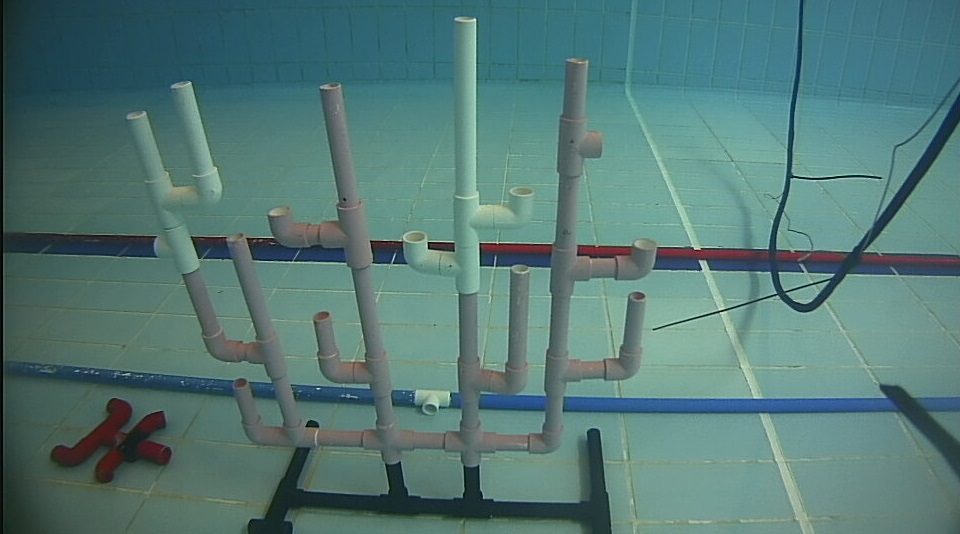
#> input picture scripts/template_matching/coral_under1.jpg, 960 x 534 px, found by its file name
$ python contrast.py
#> lines starting #> are read from the running program, lines starting #| are printed output that depends on the picture
import cv2

#-----Reading the image-----------------------------------------------------
img = cv2.imread('../res/coral_under1.jpg', 1)
#> img is the input picture: shape (534, 960, 3); mean B, G, R 117.8, 121, 84.5
if img is None:
    exit("ERROR: failed to read image")
cv2.imshow("img",img)

#-----Converting image to LAB Color model-----------------------------------
lab= cv2.cvtColor(img, cv2.COLOR_BGR2LAB)
#> lab: shape (534, 960, 3); mean of channels 0, 1, 2 122.2, 115.1, 125.7
cv2.imshow("lab",lab)

#-----Splitting the LAB image to different channels-------------------------
l, a, b = cv2.split(lab)
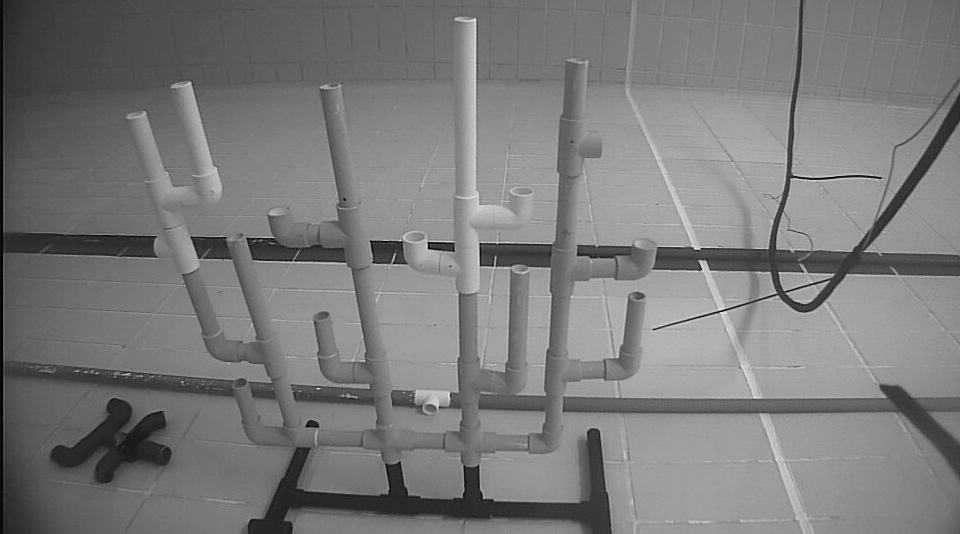
#> l: shape (534, 960); min 0, max 240, mean 122.2
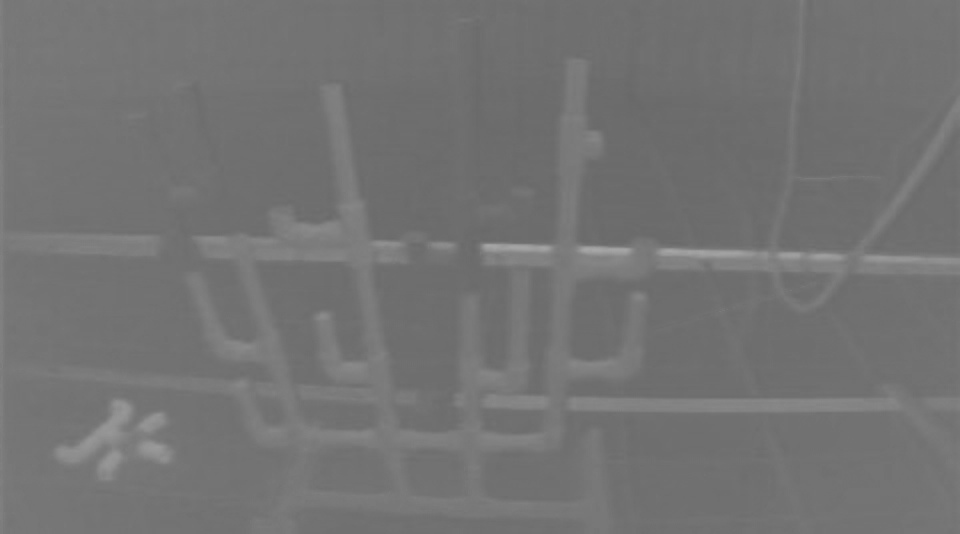
#> a: shape (534, 960); min 104, max 167, mean 115.1
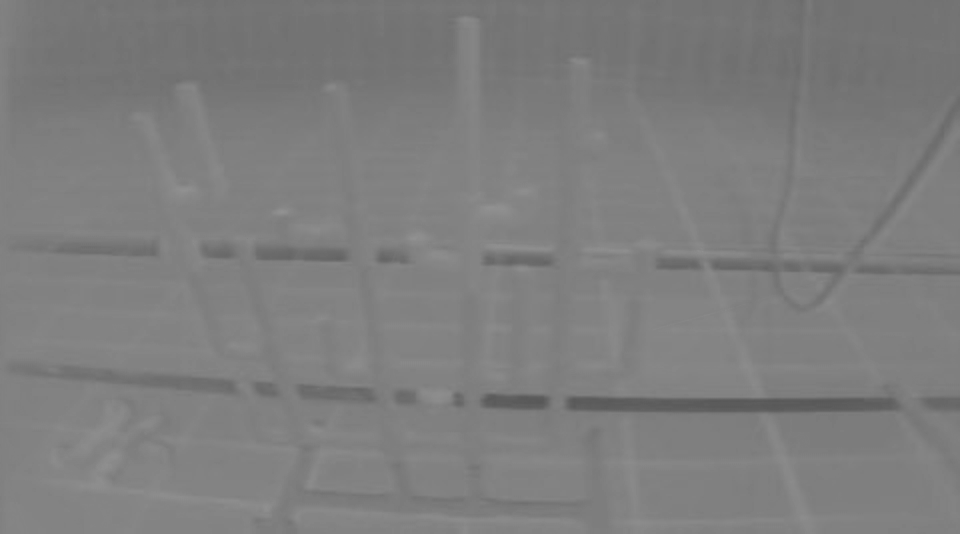
#> b: shape (534, 960); min 87, max 146, mean 125.7
cv2.imshow('l_channel', l)
cv2.imshow('a_channel', a)
cv2.imshow('b_channel', b)

#-----Applying CLAHE to L-channel-------------------------------------------
clahe = cv2.createCLAHE(clipLimit=3.0, tileGridSize=(8,8))
cl = clahe.apply(l)
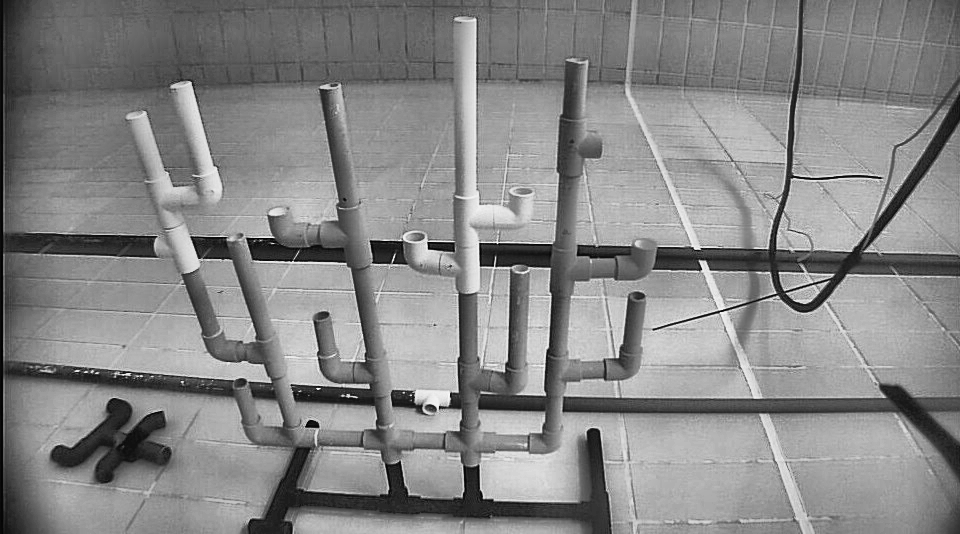
#> cl: shape (534, 960); min 0, max 252, mean 134.8
cv2.imshow('CLAHE output', cl)

#-----Merge the CLAHE enhanced L-channel with the a and b channel-----------
limg = cv2.merge((cl,a,b))
#> limg: shape (534, 960, 3); mean of channels 0, 1, 2 134.8, 115.1, 125.7
cv2.imshow('limg', limg)

#-----Converting image from LAB Color model to RGB model--------------------
final = cv2.cvtColor(limg, cv2.COLOR_LAB2BGR)
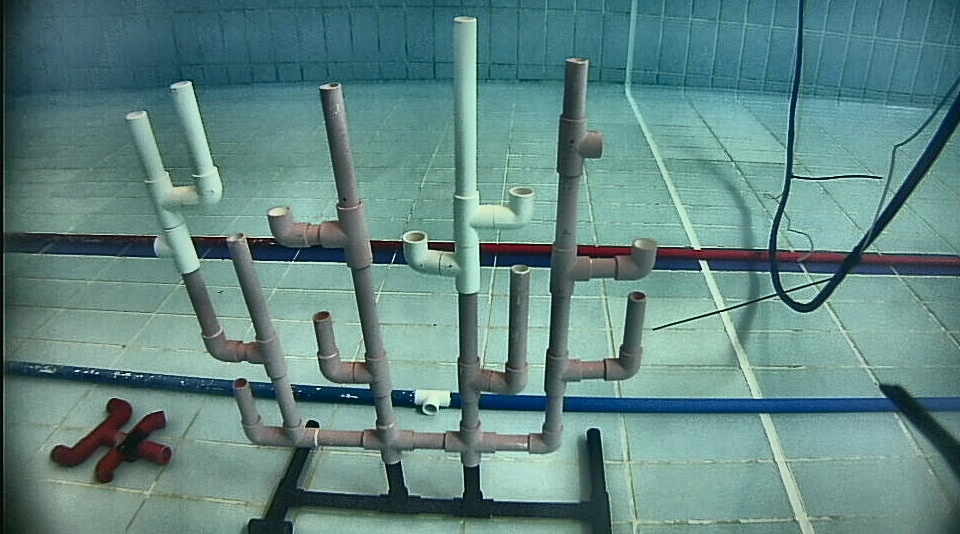
#> final: shape (534, 960, 3); mean B, G, R 130.9, 134.5, 97.3
cv2.imshow('final', final)
cv2.imwrite("../res/contrast_coral.jpg", final)

cv2.waitKey(0)

$ run again, with scripts/template_matching/coral_under2.jpg copied over scripts/template_matching/coral_under1.jpg
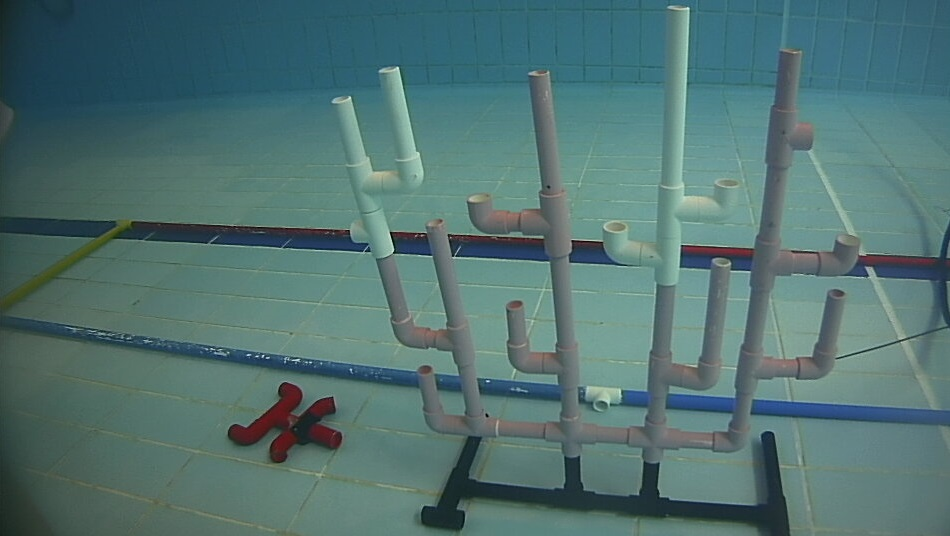
#> input picture scripts/template_matching/coral_under2.jpg, 950 x 536 px, found by its file name
#> img is the input picture: shape (536, 950, 3); mean B, G, R 113.4, 114.5, 81.5
#> lab: shape (536, 950, 3); mean of channels 0, 1, 2 116.5, 116.6, 124.9
#> `cl = clahe.apply(l)`:
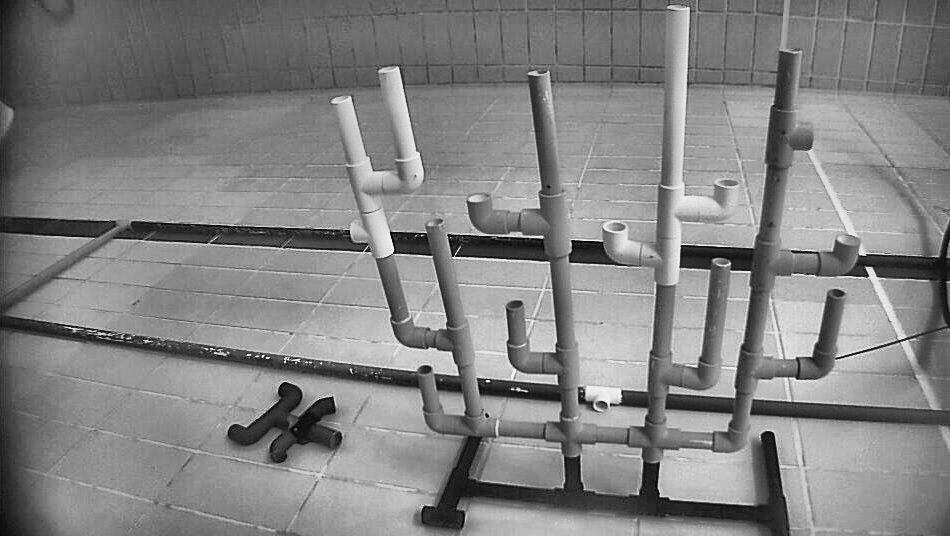
#> cl: shape (536, 950); min 0, max 251, mean 130.3
#> limg: shape (536, 950, 3); mean of channels 0, 1, 2 130.3, 116.6, 124.9
#> `final = cv2.cvtColor(limg, cv2.COLOR_LAB2BGR)`:
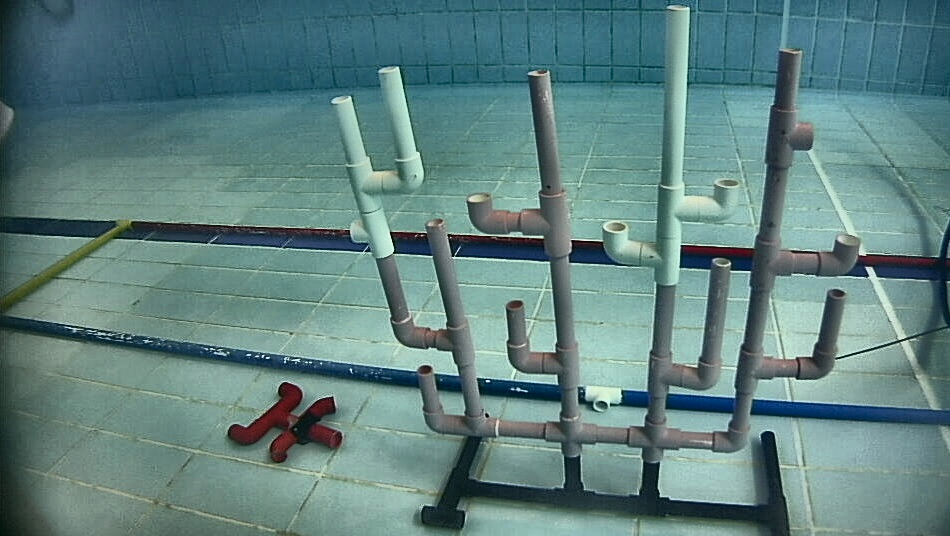
#> final: shape (536, 950, 3); mean B, G, R 127.8, 129.2, 95.6

$ run again, with scripts/template_matching/coral_past_flip.jpg copied over scripts/template_matching/coral_under1.jpg
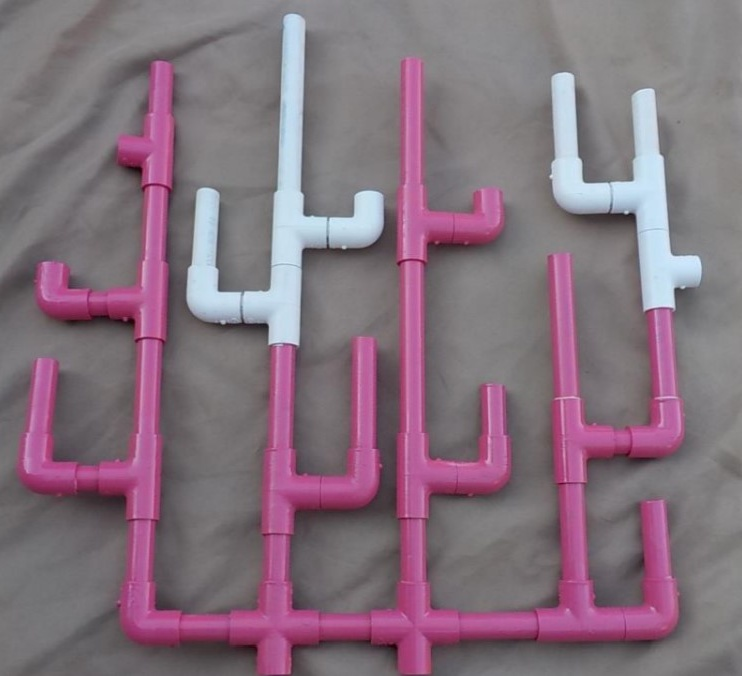
#> input picture scripts/template_matching/coral_past_flip.jpg, 742 x 676 px, found by its file name
#> img is the input picture: shape (676, 742, 3); mean B, G, R 125.2, 112.4, 132.3
#> lab: shape (676, 742, 3); mean of channels 0, 1, 2 127.2, 138, 124.7
#> `l, a, b = cv2.split(lab)`:
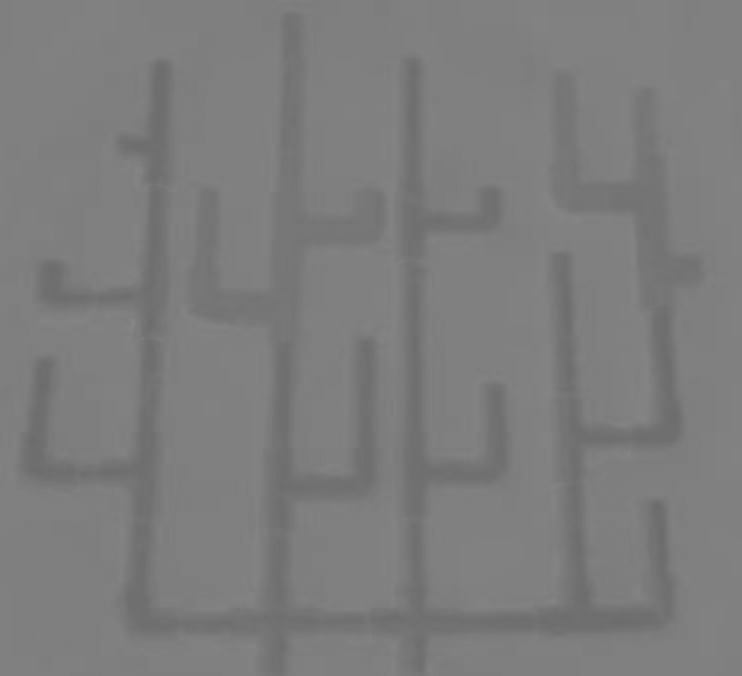
#> b: shape (676, 742); min 107, max 135, mean 124.7
#> limg: shape (676, 742, 3); mean of channels 0, 1, 2 136.4, 138, 124.7
#> `final = cv2.cvtColor(limg, cv2.COLOR_LAB2BGR)`:
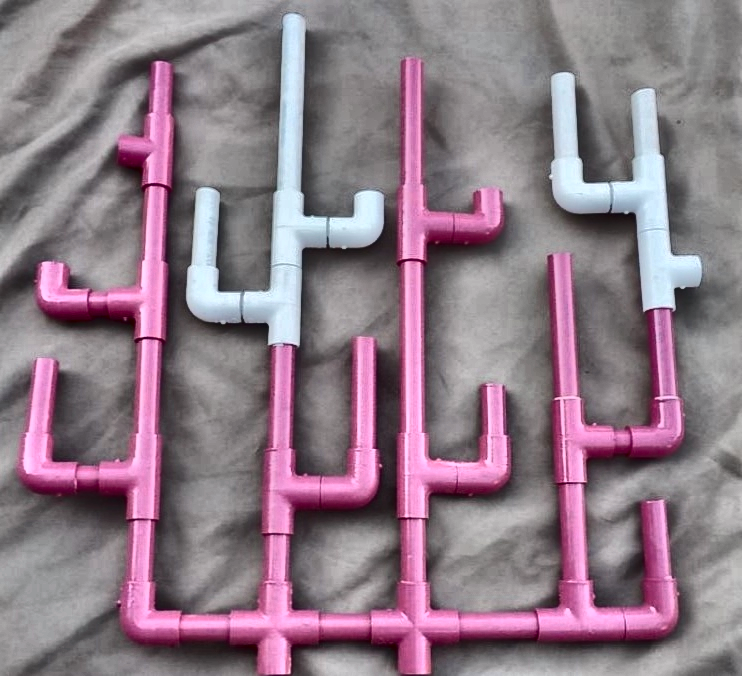
#> final: shape (676, 742, 3); mean B, G, R 135.5, 122.6, 142.6

$ run again, with scripts/template_matching/pink_right1_NOTPNG.png saved as scripts/template_matching/coral_under1.jpg
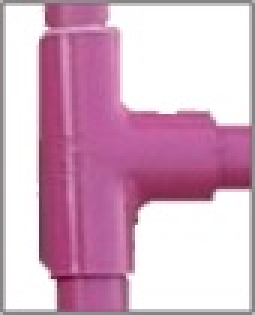
#> input picture scripts/template_matching/pink_right1_NOTPNG.png, 85 x 105 px, found by its file name (shown 3 times larger)
#> img is the input picture: shape (105, 85, 3); mean B, G, R 194.5, 172, 211.4
#> lab: shape (105, 85, 3); mean of channels 0, 1, 2 189.9, 146.7, 123
#> `l, a, b = cv2.split(lab)`:
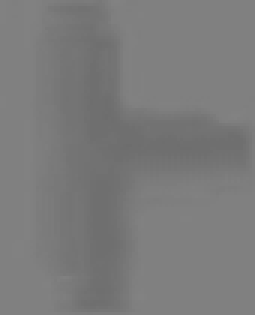
#> b: shape (105, 85) (shown 3 times larger); min 109, max 130, mean 123
#> limg: shape (105, 85, 3); mean of channels 0, 1, 2 205.2, 146.7, 123
#> `final = cv2.cvtColor(limg, cv2.COLOR_LAB2BGR)`:
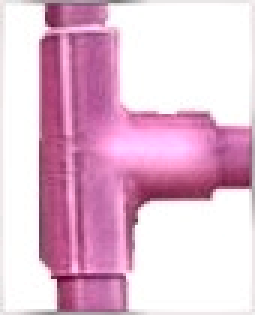
#> final: shape (105, 85, 3) (shown 3 times larger); mean B, G, R 210.8, 188.3, 227.3
